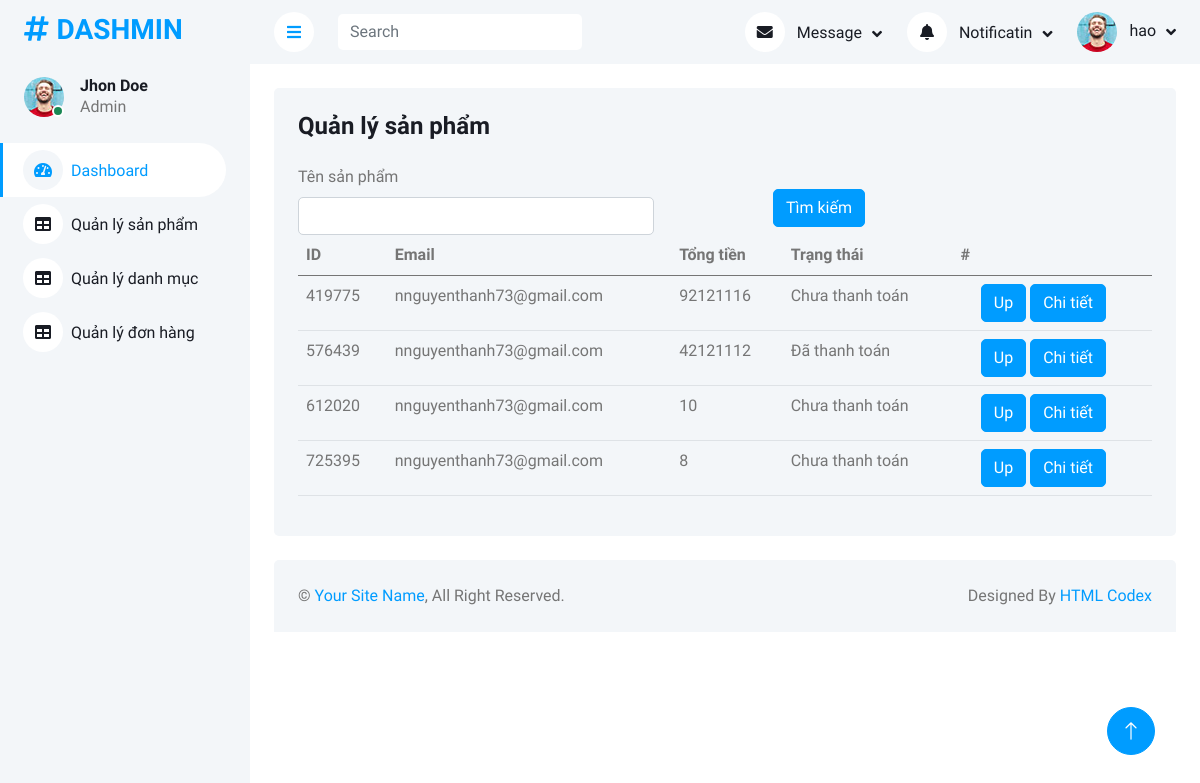
/website/ControllerOrder/orders.php (signed in), run on the app's committed database.
### tables this page shows
CREATE TABLE `order` (
  `idorder` int(10) NOT NULL,
  `email` varchar(45) DEFAULT NULL,
  `ngaydat` text DEFAULT NULL,
  `trangthai` int(1) DEFAULT NULL,
  `ngaygiao` text DEFAULT NULL,
  `tennguoinhan` varchar(45) DEFAULT NULL,
  `sdt` varchar(11) DEFAULT NULL,
  `diachinguoinhan` text DEFAULT NULL,
  `thanhtoan` int(11) DEFAULT NULL
);

### website/model/Orders.php (called while the page is built, shortened)
<?php
class Orders extends Db
{
    function timkiem($keyword)
    {
        $sql = "select * from `order` where email like ? ";
        $param = ["%$keyword%"];
        return $this->selectQuery($sql, $param);
    }
}

### website/model/Db.php (called while the page is built, shortened)
<?php
class Db{
    private $connect = null;
    function __construct()
    {
        $this->connect = new PDO("mysql:host=".HOST.";dbname=".DB,USER,PASSWORD);
    }
    protected function selectQuery($sql,$param=[]){
        $stm = $this->connect->prepare($sql);
        $stm->execute($param);
        $data = $stm->fetchAll(PDO::FETCH_ASSOC);
        return $data;
    }
}

### website/viewAdmin/qlorder.php (the view, shortened to what this page needs)
<!DOCTYPE html>
<html lang="en">
<head>
    <link href="https://cdnjs.cloudflare.com/ajax/libs/font-awesome/5.10.0/css/all.min.css" rel="stylesheet">
    <link href="https://cdn.jsdelivr.net/npm/bootstrap-icons@1.4.1/font/bootstrap-icons.css" rel="stylesheet">
    <link href="/web/website/viewAdmin/lib/owlcarousel/assets/owl.carousel.min.css" rel="stylesheet">
    <link href="/web/website/viewAdmin/lib/tempusdominus/css/tempusdominus-bootstrap-4.min.css" rel="stylesheet" />
    <link href="/web/website/viewAdmin/css/bootstrap.min.css" rel="stylesheet">
    <link href="/web/website/viewAdmin/css/style.css" rel="stylesheet">
</head>
<body>
    <div class="container-xxl position-relative bg-white d-flex p-0">
        <?php
        include 'side3.php';
        ?>
        <div class="content">
            <?php
            include 'nav3.php';
            ?>
            <div class="container-fluid pt-4 px-4">
                <div class="row">
                    <div class="col-md-12">
                        <div class="bg-light rounded h-100 p-4">
                            <h4 class="mb-4">Quản lý sản phẩm</h4>
                            <div class="row">
                                <form action="orders.php" method='get' class="d-none d-md-flex">
                                    <div class="col-md-5">
                                        <label for="exampleInputEmail1" class="form-label">Tên sản phẩm</label>
                                        <input class="form-control" type="text" name="keyword" id="keyword" value="">
                                    </div>
                                    <div class="col-md-1"></div>
                                    <div class="col-md-1">
                                        <input type="submit" value="Tìm kiếm" class="btn btn-primary ms-5 mt-4 ">
                                    </div>
                                </form>
                            </div>
                            <table class="table" id="tb">
                                <thead>
                                    <tr>
                                        <th scope="col">ID</th>
                                        <th scope="col">Email </th>
                                        <th scope="col">Tổng tiền</th>
                                        <th scope="col">Trạng thái</th>
                                        <th colspan="2" scope="col">#</th>
                                    </tr>
                                </thead>
                                <tbody>
                                    <?php
                                    foreach ($data as $item) {
                                    ?>
                                        <tr>
                                            <td><?php echo $item['idorder'] ?></td>
                                            <td><?php echo $item['email'] ?></td>
                                            <td><?php echo $item['thanhtoan'] ?></td>
                                            <td><?php
                                            if($item['trangthai'] == 0)
                                            {
                                                echo "Chưa thanh toán";
                                            }
                                            else{
                                                echo "Đã thanh toán";
                                            }
                                            ?>
                                            </td>
                                            <td></td>
                                            <td>
                                                <a href="order_update.php?id=<?php echo $item['idorder'] ?>" class="btn btn-primary">Up</a>
                                                <a href="order_detail.php?id=<?php echo $item['idorder'] ?>" class="btn btn-primary">Chi tiết</a>
                                            </td>
                                        </tr>
                                    <?php
                                    }
                                    ?>
                                </tbody>
                            </table>
                        </div>
                    </div>
                </div>
            </div>
            <div class="container-fluid pt-4 px-4">
                <div class="bg-light rounded-top p-4">
                    <div class="row">
                        <div class="col-12 col-sm-6 text-center text-sm-start">
                            &copy; <a href="#">Your Site Name</a>, All Right Reserved.
                        </div>
                        <div class="col-12 col-sm-6 text-center text-sm-end">
                            Designed By <a href="https://htmlcodex.com">HTML Codex</a>
                        </div>
                    </div>
                </div>
            </div>
        </div>
        <a href="#" class="btn btn-lg btn-primary btn-lg-square back-to-top"><i class="bi bi-arrow-up"></i></a>
    </div>
</body>
</html>

### website/viewAdmin/css/style.css (style rules this page uses)
:root { --primary: #009CFF; --light: #F3F6F9; --dark: #191C24; }
.back-to-top { position: fixed; display: none; right: 45px; bottom: 45px; z-index: 99; }
.btn { transition: .5s; }
.btn.btn-primary { color: #FFFFFF; }
.btn-lg-square { width: 48px; height: 48px; }
.btn-square, .btn-sm-square, .btn-lg-square { padding: 0; display: inline-flex; align-items: center; justify-content: center; font-weight: normal; border-radius: 50px; }
.content { margin-left: 250px; min-height: 100vh; background: #FFFFFF; transition: 0.5s; }
@media (min-width: 992px) { .content { width: calc(100% - 250px); } }

### data on the page
order: idorder "419775", email "nnguyenthanh73@gmail.com", thanhtoan "92121116", trangthai "Chưa thanh toán"
order: idorder "576439", email "nnguyenthanh73@gmail.com", thanhtoan "42121112", trangthai "Đã thanh toán"
order: idorder "612020", email "nnguyenthanh73@gmail.com", thanhtoan "10", trangthai "Chưa thanh toán"
order: idorder "725395", email "nnguyenthanh73@gmail.com", thanhtoan "8", trangthai "Chưa thanh toán"

### other printed values
$_SESSION['admin']['hoten'] "hao"
